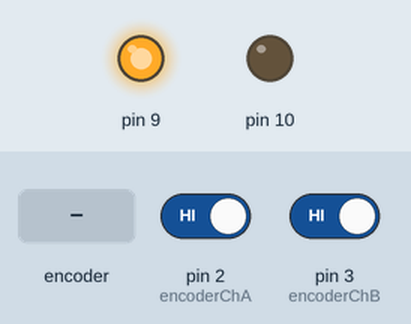
Recording of a sketch running on a simulated Arduino Uno, built with avr-gcc and run on an emulated ATmega328P. Shown: output pins drawn as LEDs (lit = HIGH). Inputs (shaded band) come from the test bench; at power-on: pin 2 (encoderChA) HIGH, pin 3 (encoderChB) HIGH. What the sketch prints to the serial monitor is not drawn.

Above: at 1.2 s.
1.3 s: rotary encoder on pin 2 (encoderChA) / pin 3 (encoderChB) turned 1 step (first pin leading)
4.5 s: rotary encoder on pin 2 (encoderChA) / pin 3 (encoderChB) turned 2 steps (second pin leading)
Timing chart, 0 to 7.5 s (numbered marks = the images above; inputs shaded):
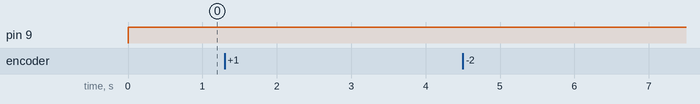

The sketch:

Annexure_A_RPM_Calculation.ino
```cpp
// ---------------- Encoder Pins ----------------
const int encoderChA = 2;  // Channel A connected to digital pin 2
const int encoderChB = 3;  // Channel B connected to digital pin 3

volatile long encoderCount = 0;

void setup() {
  Serial.begin(115200);
  pinMode(9,OUTPUT);
  pinMode(10,OUTPUT);
  pinMode(encoderChA, INPUT);
  pinMode(encoderChB, INPUT);

  // Attach interrupt on rising edge of channel A
  attachInterrupt(digitalPinToInterrupt(encoderChA), encoderISR, RISING);

  Serial.println("Rotate the motor shaft manually for one full revolution...");
}

void loop() {
  // Print encoder count continuously
  digitalWrite(9,HIGH);
  digitalWrite(10,LOW);
  Serial.print("Encoder Count: ");
  Serial.println(encoderCount);
  delay(2);  // slow updates for readability

}

void encoderISR() {
  // Direction detection
  if (digitalRead(encoderChB) == HIGH) {
    encoderCount++;   // One direction
  } else {
    encoderCount--;   // Opposite direction
  }
}
```
